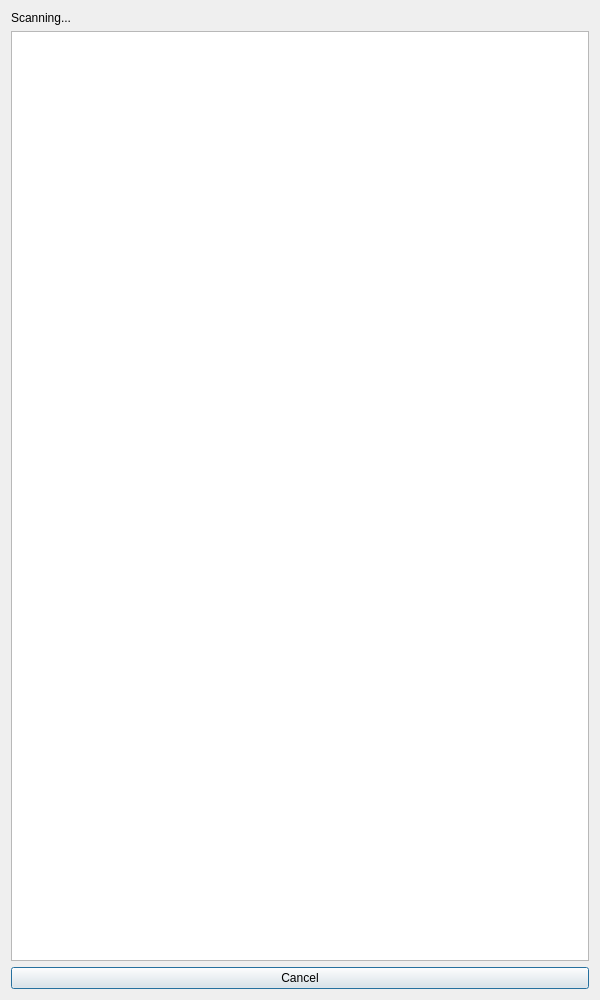
<?xml version="1.0" encoding="UTF-8"?>
<ui version="4.0">
 <class>RemoteSelector</class>
 <widget class="QDialog" name="RemoteSelector">
  <property name="geometry">
   <rect>
    <x>0</x>
    <y>0</y>
    <width>600</width>
    <height>1000</height>
   </rect>
  </property>
  <property name="minimumSize">
   <size>
    <width>600</width>
    <height>1000</height>
   </size>
  </property>
  <property name="windowTitle">
   <string>Available chat services</string>
  </property>
  <layout class="QVBoxLayout" name="verticalLayout">
   <item>
    <widget class="QLabel" name="status">
     <property name="text">
      <string>Scanning...</string>
     </property>
    </widget>
   </item>
   <item>
    <widget class="QListWidget" name="remoteDevices"/>
   </item>
   <item>
    <widget class="QPushButton" name="cancelButton">
     <property name="text">
      <string>Cancel</string>
     </property>
    </widget>
   </item>
  </layout>
 </widget>
 <resources/>
 <connections/>
</ui>
